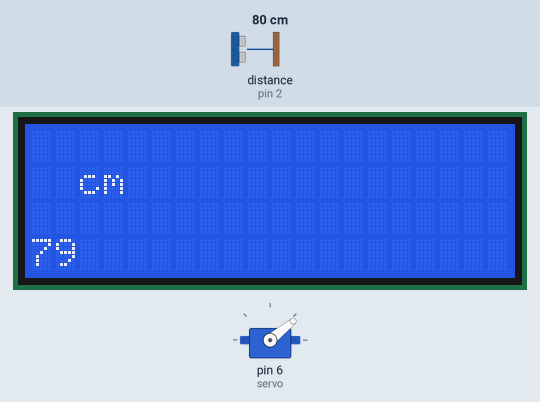
Simulated run of this sketch. Board: Arduino Uno, built with avr-gcc and run on an emulated ATmega328P. Parts: servo, 20×4 character LCD. Wiring (inferred from the names in the program): ultrasonic range finder: trigger pin 3; echo pin 2. The inputs (shaded band) are chosen by the test bench; at power-on: distance to the obstacle (sensor on pin 2) 80 cm. The echo pulse lasts 58.3 µs per cm; what the sketch prints to the serial monitor is not drawn.

Above: at 1.4 s.
1.5 s: distance to the obstacle (sensor on pin 2) set to 176 cm
At 2.2 s:
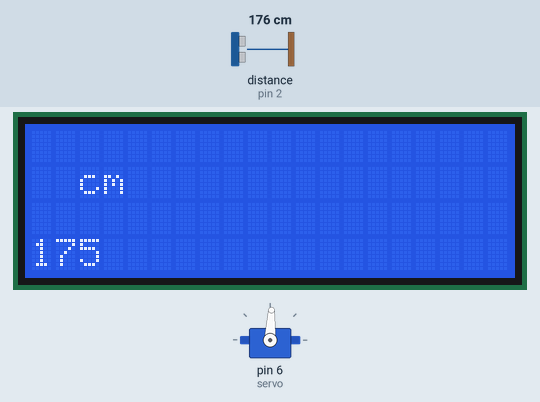
3.9 s: distance to the obstacle (sensor on pin 2) set to 185 cm
At 4.5 s:
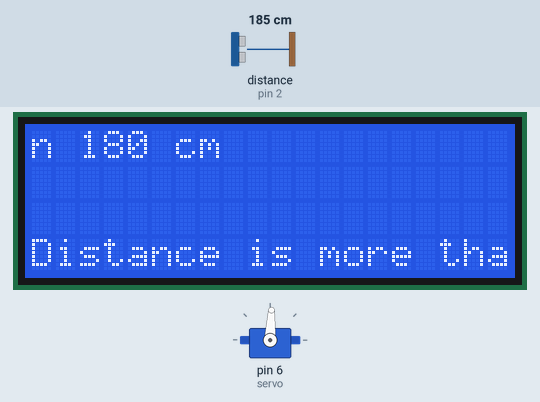
7.1 s: distance to the obstacle (sensor on pin 2) set to 2 cm
At 7.6 s:
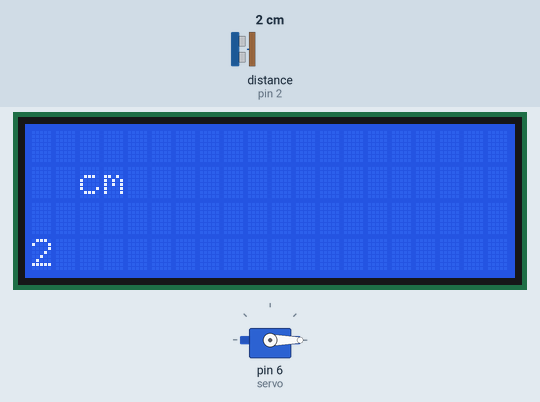
9.7 s: distance to the obstacle (sensor on pin 2) set to 120 cm
At 10.4 s:
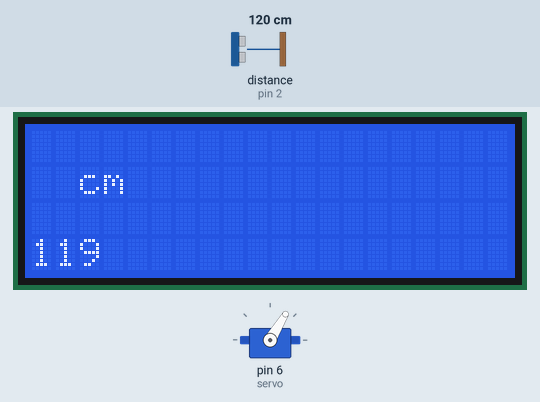
Timing chart, 0 to 12.7 s (numbered marks = the images above; inputs shaded):
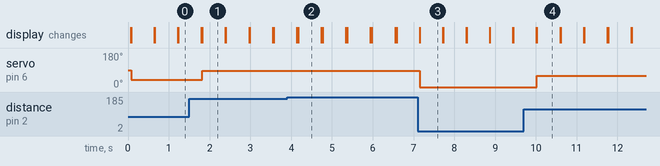

Measured:
- the behaviour switches between 179 and 180 cm on distance to the obstacle (sensor on pin 2) (found by bisection; images 1 and 2)
- after the input at 1.5 s, servo on pin 6 (servo): 39° → 87° after 0.32 s; the display: first differs from a run without the input after 0.32 s (image 1)
- after the input at 3.9 s, the display: first differs from a run without the input after 0.27 s (image 2)
- after the input at 7.1 s, servo on pin 6 (servo): 87° → 0° after 0.06 s; the display: first differs from a run without the input after 0.06 s (image 3)
- after the input at 9.7 s, servo on pin 6 (servo): 0° → 59° after 0.33 s; the display: first differs from a run without the input after 0.33 s (image 4)
- what the display in image 1 shows lasts 0.6 s, from 1.8 s to 2.4 s

The sketch:

ultrasonic_servo_controller.ino
```cpp
// libraries to be included for this excercise
#include <Servo.h>
#include <Wire.h>
#include <LiquidCrystal_I2C.h>

// pin definitions/declarations
#define trigPin 3
#define echoPin 2

// variable declarations
Servo servo;
int sound = 250;
LiquidCrystal_I2C lcd(0x27, 20, 4);

// code for setup
void setup() {

// code to initialise the serial monitor
Serial.begin (9600);

// declaration of inputs/outputs
pinMode(trigPin, OUTPUT);
pinMode(echoPin, INPUT);

// code to initialise servo
servo.attach(6);

}

// code for main loop
void loop() {

// initialisation of variables
long duration, distance;

  // code to run lcd screen & its backlight
  lcd.init();
  lcd.backlight();
  lcd.setCursor(0,2);
  lcd.setCursor(0,3);

// code to write to trigger pin
digitalWrite(trigPin, LOW);

// code to initialise the delay
delayMicroseconds(2);

// code to write the trigger pin
digitalWrite(trigPin, HIGH);

// code to initialise the delay
delayMicroseconds(10);

// code to write the trigger pin
digitalWrite(trigPin, LOW);

// codes for initialising the variables (duration/distance)
duration = pulseIn(echoPin, HIGH);
distance = (duration/2) / 29.1;

// code for my if statement
if (distance < 15) {

// code to print to the serial monitor
Serial.print(distance);

// code to display the distance on the lcd screen
lcd.print(distance);

// code to display cm's on the serial monitor
Serial.println(" cm");

// code to display cm's on the lcd screen
lcd.setCursor(0,1);
lcd.print("  cm");

// code to set the servo to 0
servo.write(0);

}

// code for my else if statement
else if ((distance > 15) && (distance <180)) {

// code to declare variable in this instance
int servo_limits = (distance/2);

// code to print the distance on the serial monitor
Serial.print(distance);

// code to print the distance on the lcd screen
lcd.print(distance);

// code to print cm's on the serial monitor
Serial.println(" cm");

// code to print cm's on the lcd screen
lcd.setCursor(0,1);
lcd.print("  cm");

// code to set the servo based on the distance
servo.write(servo_limits); }

// code for my final else statement
else {

// code to print a message to the serial monitor
Serial.println("The distance is more than 180cm");

// code to print a message on the lcd screen
lcd.print( "Distance is more than 180 cm");

}

// code to set the delay
delay(500);

}
```
